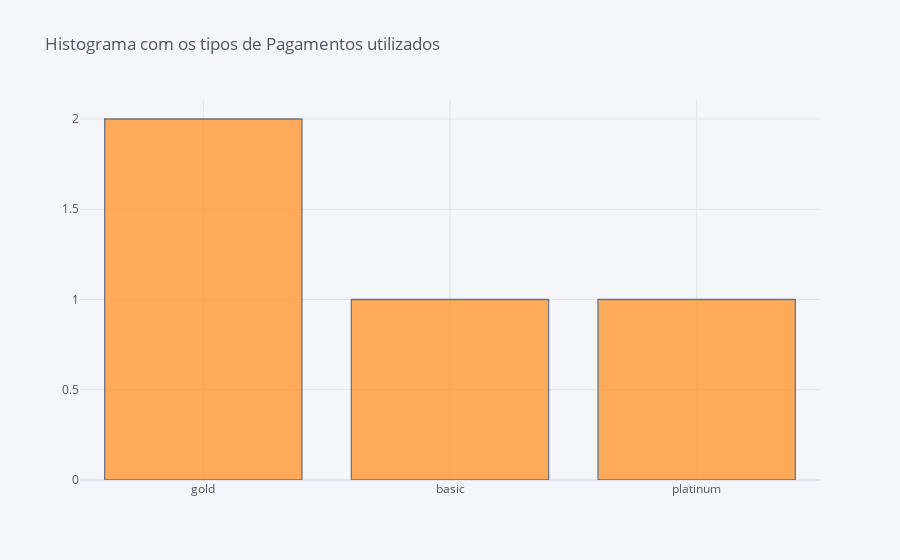

Notebook source saved alongside this figure:
### Code cell
cf.go_offline()
df['membership'].iplot(kind='hist', bins=50, title='Histograma com os tipos de Pagamentos utilizados')

### Figure 1 — Plotly figure (JSON) as saved in the notebook; plotly's stock layout.template omitted (floating-point values rounded to 4 significant figures)
{"data": [{"histfunc": "count", "histnorm": "", "marker": {"color": "rgba(255, 153, 51, 1.0)", "line": {"color": "#4D5663", "width": 1.3}}, "name": "membership", "nbinsx": 50, "opacity": 0.8, "orientation": "v", "type": "histogram", "x": ["gold", "gold", "basic", "platinum"]}], "layout": {"barmode": "overlay", "legend": {"bgcolor": "#F5F6F9", "font": {"color": "#4D5663"}}, "paper_bgcolor": "#F5F6F9", "plot_bgcolor": "#F5F6F9", "title": {"font": {"color": "#4D5663"}, "text": "Histograma com os tipos de Pagamentos utilizados"}, "xaxis": {"gridcolor": "#E1E5ED", "showgrid": true, "tickfont": {"color": "#4D5663"}, "title": {"font": {"color": "#4D5663"}, "text": ""}, "zerolinecolor": "#E1E5ED"}, "yaxis": {"gridcolor": "#E1E5ED", "showgrid": true, "tickfont": {"color": "#4D5663"}, "title": {"font": {"color": "#4D5663"}, "text": ""}, "zerolinecolor": "#E1E5ED"}}}
